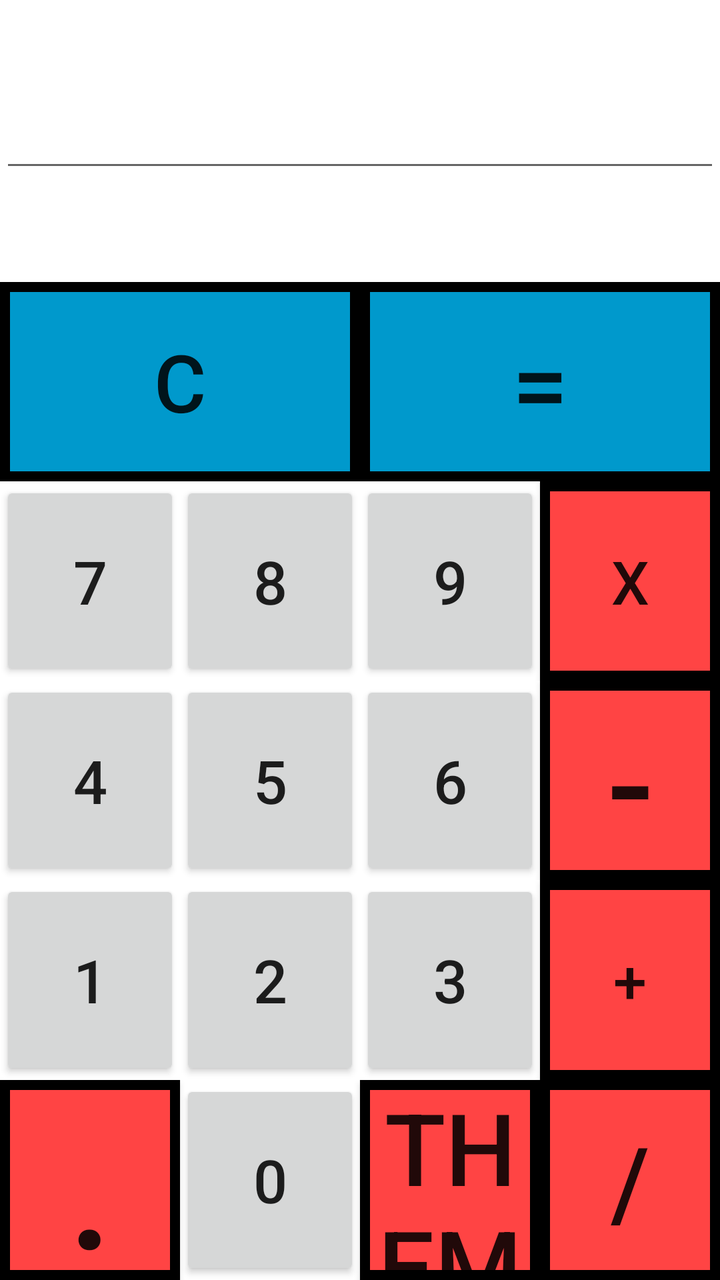
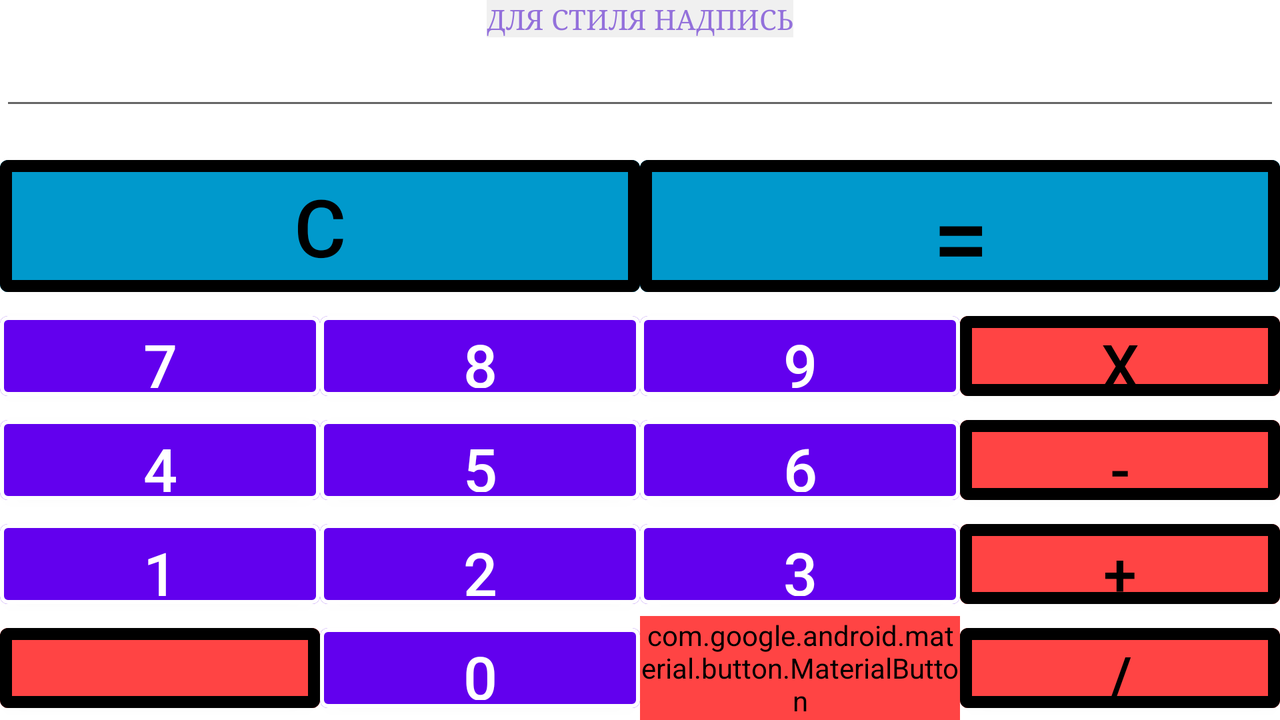

An Android layout and its configuration variant, each rendered on a device that would load it. The default file and the variant file are quoted in full after the pictures.
<!-- AndroidManifest.xml: application theme AppTheme -->
<!-- res/layout/activity_main.xml -->
<?xml version="1.0" encoding="utf-8"?>
<LinearLayout
    xmlns:android="http://schemas.android.com/apk/res/android"
    xmlns:app="http://schemas.android.com/apk/res-auto"
    xmlns:tools="http://schemas.android.com/tools"
    android:layout_width="match_parent"
    android:layout_height="match_parent"
    android:orientation="vertical"
    android:background="@drawable/kek"
    tools:context=".MainActivity">

    <LinearLayout
        android:layout_width="match_parent"
        android:layout_height="wrap_content"
        android:layout_weight="2">

        <EditText
            android:id="@+id/edit1"
            android:layout_width="match_parent"
            android:layout_height="wrap_content"
            android:layout_gravity="center"/>


    </LinearLayout>

    <LinearLayout
        android:layout_width="match_parent"
        android:layout_height="0dp"
        android:orientation="vertical"
        android:layout_weight="10">

        <LinearLayout
            android:layout_width="match_parent"
            android:layout_height="0dp"
            android:layout_weight="1">

            <androidx.appcompat.widget.AppCompatButton
                android:id="@+id/clear"
                android:layout_width="0dp"
                android:layout_height="match_parent"
                android:layout_weight="1"
                android:background="@drawable/button_border"
                android:text="@string/txt1_1"
                android:textSize="40sp" />

            <androidx.appcompat.widget.AppCompatButton
                android:id="@+id/equal"
                android:layout_width="0dp"
                android:layout_height="match_parent"
                android:layout_weight="1"
                android:background="@drawable/button_border"
                android:text="@string/txt2"
                android:textSize="50sp"/>

        </LinearLayout>
        <LinearLayout
            android:layout_width="match_parent"
            android:layout_height="0dp"
            android:layout_weight="1">

            <Button
                android:id="@+id/btn7"
                android:layout_width="0dp"
                android:layout_height="match_parent"
                android:layout_weight="1"
                android:text="@string/txt3"
                android:textSize="30sp"/>

            <Button
                android:id="@+id/btn8"
                android:layout_width="0dp"
                android:layout_height="match_parent"
                android:layout_weight="1"
                android:text="@string/txt4"
                android:textSize="30sp"/>

            <Button
                android:id="@+id/btn9"
                android:layout_width="0dp"
                android:layout_height="match_parent"
                android:layout_weight="1"
                android:text="@string/txt5"
                android:textSize="30sp"/>

            <androidx.appcompat.widget.AppCompatButton
                android:id="@+id/multiply"
                android:layout_width="0dp"
                android:layout_height="match_parent"
                android:layout_weight="1"
                android:textSize="30sp"
                android:background="@drawable/but_border"
                android:text="@string/txt6" />

        </LinearLayout>

        <LinearLayout
            android:layout_width="match_parent"
            android:layout_height="0dp"
            android:layout_weight="1">

            <Button
                android:id="@+id/btn4"
                android:layout_width="0dp"
                android:layout_height="match_parent"
                android:layout_weight="1"
                android:text="@string/txt7"
                android:textSize="30sp" />

            <Button
                android:id="@+id/btn5"
                android:layout_width="0dp"
                android:layout_height="match_parent"
                android:layout_weight="1"
                android:text="@string/txt8"
                android:textSize="30sp" />

            <Button
                android:id="@+id/btn6"
                android:layout_width="0dp"
                android:layout_height="match_parent"
                android:layout_weight="1"
                android:text="@string/txt9"
                android:textSize="30sp" />

            <androidx.appcompat.widget.AppCompatButton
                android:id="@+id/minus"
                android:layout_width="0dp"
                android:layout_height="match_parent"
                android:layout_weight="1"
                android:textSize="70sp"
                android:background="@drawable/but_border"
                android:text="@string/txt10" />

        </LinearLayout>

        <LinearLayout
            android:layout_width="match_parent"
            android:layout_height="0dp"
            android:layout_weight="1">

            <Button
                android:id="@+id/btn1"
                android:layout_width="0dp"
                android:layout_height="match_parent"
                android:layout_weight="1"
                android:text="@string/txt11"
                android:textSize="30sp" />

            <Button
                android:id="@+id/btn2"
                android:layout_width="0dp"
                android:layout_height="match_parent"
                android:layout_weight="1"
                android:text="@string/txt12"
                android:textSize="30sp" />

            <Button
                android:id="@+id/btn3"
                android:layout_width="0dp"
                android:layout_height="match_parent"
                android:layout_weight="1"
                android:text="@string/txt13"
                android:textSize="30sp" />

            <androidx.appcompat.widget.AppCompatButton
                android:id="@+id/plus"
                android:layout_width="0dp"
                android:layout_height="match_parent"
                android:layout_weight="1"
                android:textSize="30sp"
                android:background="@drawable/but_border"
                android:text="@string/txt14" />

        </LinearLayout>

        <LinearLayout
            android:layout_width="match_parent"
            android:layout_height="0dp"
            android:layout_weight="1">

            <androidx.appcompat.widget.AppCompatButton
                android:id="@+id/decimal"
                android:layout_width="0dp"
                android:layout_height="match_parent"
                android:layout_weight="1"
                android:textSize="80sp"
                android:background="@drawable/but_border"
                android:text="@string/txt15"/>

            <Button
                android:id="@+id/btn0"
                android:layout_width="0dp"
                android:layout_height="match_parent"
                android:layout_weight="1"
                android:text="@string/txt16"
                android:textSize="30sp" />

            <androidx.appcompat.widget.AppCompatButton
                android:id="@+id/pow"
                android:layout_width="0dp"
                android:layout_height="match_parent"
                android:layout_weight="1"
                android:textSize="50sp"
                android:text="@string/txtxtx"
                android:background="@drawable/but_border"/>

            <androidx.appcompat.widget.AppCompatButton
                android:id="@+id/division"
                android:layout_width="0dp"
                android:layout_height="match_parent"
                android:layout_weight="1"
                android:textSize="50sp"
                android:text="@string/txt18"
                android:background="@drawable/but_border" />

        </LinearLayout>

    </LinearLayout>

</LinearLayout>
<!-- resources referenced by this layout -->
<resources>
  <!-- drawable but_border (drawable) -->
  <?xml version="1.0" encoding="utf-8"?>
  <shape xmlns:android="http://schemas.android.com/apk/res/android"
      android:shape="rectangle" >
  
      <solid android:color="#ffff4444" />
  
      <stroke
          android:width="5dp"
          android:color="#FF000000" />
  
  </shape>
  <!-- drawable button_border (drawable) -->
  <?xml version="1.0" encoding="utf-8"?>
  <shape xmlns:android="http://schemas.android.com/apk/res/android"
      android:shape="rectangle" >
  
      <solid android:color="#ff0099cc" />
  
      <stroke
          android:width="5dp"
          android:color="#FF000000" />
  
  </shape>
  <string name="txt10">-</string>
  <string name="txt11">1</string>
  <string name="txt12">2</string>
  <string name="txt13">3</string>
  <string name="txt14">+</string>
  <string name="txt15">.</string>
  <string name="txt16">0</string>
  <string name="txt18">/</string>
  <string name="txt1_1">C</string>
  <string name="txt2">=</string>
  <string name="txt3">7</string>
  <string name="txt4">8</string>
  <string name="txt5">9</string>
  <string name="txt6">X</string>
  <string name="txt7">4</string>
  <string name="txt8">5</string>
  <string name="txt9">6</string>
  <string name="txtxtx">Theme</string>
  <style name="AppTheme" parent="Theme.MaterialComponents.Light.DarkActionBar">
          
          <item name="colorPrimary">@color/colorPrimary</item>
          <item name="colorPrimaryDark">@color/colorPrimaryDark</item>
          <item name="colorAccent">@color/colorAccent</item>
      </style>
  <color name="colorPrimary">#FF6200EE</color>
  <color name="colorPrimaryDark">#3700B3</color>
  <color name="colorAccent">#FF03DAC5</color>
</resources>
<!-- res/layout-land/activity_main.xml (the author's variant of the layout above) -->
<!-- drawn on the phone turned sideways -->
<?xml version="1.0" encoding="utf-8"?>
<LinearLayout xmlns:android="http://schemas.android.com/apk/res/android"
    xmlns:app="http://schemas.android.com/apk/res-auto"
    xmlns:tools="http://schemas.android.com/tools"
    android:layout_width="match_parent"
    android:layout_height="match_parent"
    android:background="@drawable/kek"
    android:orientation="vertical"
    tools:context=".MainActivity">

    <LinearLayout
        android:layout_width="match_parent"
        android:layout_height="wrap_content"
        android:layout_weight="2"
        android:orientation="vertical">

        <TextView
            style="@style/mTextViewStyle"
            android:layout_width="wrap_content"
            android:layout_height="wrap_content"
            android:layout_gravity="center"
            android:text="@string/txt_top" />

        <EditText
            android:id="@+id/edit1"
            android:layout_width="match_parent"
            android:layout_height="wrap_content"
            android:layout_gravity="center" />


    </LinearLayout>

    <LinearLayout
        android:layout_width="match_parent"
        android:layout_height="@dimen/zero"
        android:layout_weight="40"
        android:orientation="vertical">

        <LinearLayout
            android:layout_width="match_parent"
            android:layout_height="@dimen/dim1"
            android:layout_weight="3">

            <com.google.android.material.button.MaterialButton
                android:id="@+id/clear"
                android:layout_width="@dimen/dim2"
                android:layout_height="match_parent"
                android:layout_weight="1"
                android:backgroundTint="@color/blus"
                android:text="@string/txt1_1"
                android:textColor="@color/black"
                android:textSize="@dimen/dim4"
                app:strokeColor="@color/black"
                app:strokeWidth="@dimen/dim3" />

            <com.google.android.material.button.MaterialButton
                android:id="@+id/equal"
                android:layout_width="@dimen/dim5"
                android:layout_height="match_parent"
                android:layout_weight="1"
                android:backgroundTint="@color/blus"
                android:text="@string/txt2"
                android:textColor="@color/black"
                android:textSize="@dimen/dim7"
                app:strokeColor="@color/black"
                app:strokeWidth="@dimen/dim6" />

        </LinearLayout>

        <LinearLayout
            android:layout_width="match_parent"
            android:layout_height="@dimen/dim8"
            android:layout_weight="2">

            <com.google.android.material.button.MaterialButton
                android:id="@+id/btn7"
                android:layout_width="@dimen/dim9"
                android:layout_height="match_parent"
                android:layout_weight="1"
                android:text="@string/txt3"
                android:textSize="@dimen/dim10"
                app:strokeColor="@color/white"
                app:strokeWidth="@dimen/dim11" />

            <com.google.android.material.button.MaterialButton
                android:id="@+id/btn8"
                android:layout_width="@dimen/dim12"
                android:layout_height="match_parent"
                android:layout_weight="1"
                android:text="@string/txt4"
                android:textSize="@dimen/dim14"
                app:strokeColor="@color/white"
                app:strokeWidth="@dimen/dim13" />

            <com.google.android.material.button.MaterialButton
                android:id="@+id/btn9"
                android:layout_width="@dimen/dim16"
                android:layout_height="match_parent"
                android:layout_weight="1"
                android:text="@string/txt5"
                android:textSize="@dimen/dim17"
                app:strokeColor="@color/white"
                app:strokeWidth="@dimen/dim15" />

            <com.google.android.material.button.MaterialButton
                android:id="@+id/multiply"
                android:layout_width="@dimen/dim18"
                android:layout_height="match_parent"
                android:layout_weight="1"
                android:backgroundTint="@color/reds"
                android:text="@string/txt6"
                android:textColor="@color/black"
                android:textSize="@dimen/dim19"
                app:strokeColor="@color/black"
                app:strokeWidth="@dimen/dim20" />

        </LinearLayout>

        <LinearLayout
            android:layout_width="match_parent"
            android:layout_height="@dimen/dim21"
            android:layout_weight="2">

            <com.google.android.material.button.MaterialButton
                android:id="@+id/btn4"
                android:layout_width="@dimen/dim22"
                android:layout_height="match_parent"
                android:layout_weight="1"
                android:text="@string/txt7"
                android:textSize="@dimen/dim24"
                app:strokeColor="@color/white"
                app:strokeWidth="@dimen/dim23" />

            <com.google.android.material.button.MaterialButton
                android:id="@+id/btn5"
                android:layout_width="@dimen/dim25"
                android:layout_height="match_parent"
                android:layout_weight="1"
                android:text="@string/txt8"
                android:textSize="@dimen/dim27"
                app:strokeColor="@color/white"
                app:strokeWidth="@dimen/dim26" />

            <com.google.android.material.button.MaterialButton
                android:id="@+id/btn6"
                android:layout_width="@dimen/dim28"
                android:layout_height="match_parent"
                android:layout_weight="1"
                android:text="@string/txt9"
                android:textSize="@dimen/dim30"
                app:strokeColor="@color/white"
                app:strokeWidth="@dimen/dim29" />

            <com.google.android.material.button.MaterialButton
                android:id="@+id/minus"
                android:layout_width="@dimen/dim31"
                android:layout_height="match_parent"
                android:layout_weight="1"
                android:backgroundTint="@color/reds"
                android:text="@string/txt10"
                android:textColor="@color/black"
                android:textSize="@dimen/dim32"
                app:strokeColor="@color/black"
                app:strokeWidth="@dimen/dim33" />

        </LinearLayout>

        <LinearLayout
            android:layout_width="match_parent"
            android:layout_height="@dimen/dim34"
            android:layout_weight="2">

            <com.google.android.material.button.MaterialButton
                android:id="@+id/btn1"
                android:layout_width="@dimen/dim35"
                android:layout_height="match_parent"
                android:layout_weight="1"
                android:text="@string/txt11"
                android:textSize="@dimen/dim37"
                app:strokeColor="@color/white"
                app:strokeWidth="@dimen/dim36" />

            <com.google.android.material.button.MaterialButton
                android:id="@+id/btn2"
                android:layout_width="@dimen/dim38"
                android:layout_height="match_parent"
                android:layout_weight="1"
                android:text="@string/txt12"
                android:textSize="@dimen/dim40"
                app:strokeColor="@color/white"
                app:strokeWidth="@dimen/dim39" />

            <com.google.android.material.button.MaterialButton
                android:id="@+id/btn3"
                android:layout_width="@dimen/dim41"
                android:layout_height="match_parent"
                android:layout_weight="1"
                android:text="@string/txt13"
                android:textSize="@dimen/dim43"
                app:strokeColor="@color/white"
                app:strokeWidth="@dimen/dim42" />

            <com.google.android.material.button.MaterialButton
                android:id="@+id/plus"
                android:layout_width="@dimen/dim44"
                android:layout_height="match_parent"
                android:layout_weight="1"
                android:backgroundTint="@color/reds"
                android:text="@string/txt14"
                android:textColor="@color/black"
                android:textSize="@dimen/dim45"
                app:strokeColor="@color/black"
                app:strokeWidth="@dimen/dim46" />

        </LinearLayout>

        <LinearLayout
            android:layout_width="match_parent"
            android:layout_height="@dimen/dim47"
            android:layout_weight="2">

            <com.google.android.material.button.MaterialButton
                android:id="@+id/decimal"
                android:layout_width="@dimen/dim48"
                android:layout_height="match_parent"
                android:layout_weight="1"
                android:backgroundTint="@color/reds"
                android:text="@string/txt15"
                android:textColor="@color/black"
                android:textSize="@dimen/dim49"
                app:strokeColor="@color/black"
                app:strokeWidth="@dimen/dim50" />

            <com.google.android.material.button.MaterialButton
                android:id="@+id/btn0"
                android:layout_width="@dimen/dim51"
                android:layout_height="match_parent"
                android:layout_weight="1"
                android:text="@string/txt16"
                android:textSize="@dimen/dim53"
                app:strokeColor="@color/white"
                app:strokeWidth="@dimen/dim52" />

            <com.google.android.material.button.MaterialButton
                android:id="@+id/pow"
                android:layout_width="@dimen/dim54"
                android:layout_height="match_parent"
                android:layout_weight="1"
                android:backgroundTint="@color/reds"
                android:text="@string/txtxtx"
                android:textColor="@color/MidnightBlue"
                android:textSize="@dimen/dim55"
                app:strokeColor="@color/black"
                app:strokeWidth="@dimen/dim56" />

            <com.google.android.material.button.MaterialButton
                android:id="@+id/division"
                android:layout_width="@dimen/dim57"
                android:layout_height="match_parent"
                android:layout_weight="1"
                android:backgroundTint="@color/reds"
                android:text="@string/txt18"
                android:textColor="@color/black"
                android:textSize="@dimen/dim58"
                app:strokeColor="@color/black"
                app:strokeWidth="@dimen/dim59" />

        </LinearLayout>

    </LinearLayout>

</LinearLayout>
<!-- resources referenced by the variant -->
<!-- as the phone turned sideways resolves them -->
<resources>
  <color name="black">#FF000000</color>
  <color name="blus">#ff0099cc</color>
  <color name="reds">#ffff4444</color>
  <color name="white">#FFFFFFFF</color>
  <dimen name="dim1">0dp</dimen>
  <dimen name="dim10">30sp</dimen>
  <dimen name="dim11">2dp</dimen>
  <dimen name="dim12">0dp</dimen>
  <dimen name="dim13">2dp</dimen>
  <dimen name="dim14">30sp</dimen>
  <dimen name="dim15">2dp</dimen>
  <dimen name="dim16">0dp</dimen>
  <dimen name="dim17">30sp</dimen>
  <dimen name="dim18">0dp</dimen>
  <dimen name="dim19">30sp</dimen>
  <dimen name="dim2">0dp</dimen>
  <dimen name="dim20">6dp</dimen>
  <dimen name="dim21">0dp</dimen>
  <dimen name="dim22">0dp</dimen>
  <dimen name="dim23">2dp</dimen>
  <dimen name="dim24">30sp</dimen>
  <dimen name="dim25">0dp</dimen>
  <dimen name="dim26">2dp</dimen>
  <dimen name="dim27">30sp</dimen>
  <dimen name="dim28">0dp</dimen>
  <dimen name="dim29">2dp</dimen>
  <dimen name="dim3">6dp</dimen>
  <dimen name="dim30">30sp</dimen>
  <dimen name="dim31">0dp</dimen>
  <dimen name="dim32">30sp</dimen>
  <dimen name="dim33">6dp</dimen>
  <dimen name="dim34">0dp</dimen>
  <dimen name="dim35">0dp</dimen>
  <dimen name="dim36">2dp</dimen>
  <dimen name="dim37">30sp</dimen>
  <dimen name="dim38">0dp</dimen>
  <dimen name="dim39">2dp</dimen>
  <dimen name="dim4">40sp</dimen>
  <dimen name="dim40">30sp</dimen>
  <dimen name="dim41">0dp</dimen>
  <dimen name="dim42">2dp</dimen>
  <dimen name="dim43">30sp</dimen>
  <dimen name="dim44">0dp</dimen>
  <dimen name="dim45">30sp</dimen>
  <dimen name="dim46">6dp</dimen>
  <dimen name="dim47">0dp</dimen>
  <dimen name="dim48">0dp</dimen>
  <dimen name="dim49">35sp</dimen>
  <dimen name="dim5">0dp</dimen>
  <dimen name="dim50">6dp</dimen>
  <dimen name="dim51">0dp</dimen>
  <dimen name="dim52">2dp</dimen>
  <dimen name="dim53">30sp</dimen>
  <dimen name="dim54">0dp</dimen>
  <dimen name="dim55">16sp</dimen>
  <dimen name="dim56">6dp</dimen>
  <dimen name="dim57">0dp</dimen>
  <dimen name="dim58">30sp</dimen>
  <dimen name="dim59">6dp</dimen>
  <dimen name="dim6">6dp</dimen>
  <dimen name="dim7">50sp</dimen>
  <dimen name="dim8">0dp</dimen>
  <dimen name="dim9">0dp</dimen>
  <dimen name="zero">0dp</dimen>
  <string name="txt10">-</string>
  <string name="txt11">1</string>
  <string name="txt12">2</string>
  <string name="txt13">3</string>
  <string name="txt14">+</string>
  <string name="txt15">.</string>
  <string name="txt16">0</string>
  <string name="txt18">/</string>
  <string name="txt1_1">C</string>
  <string name="txt2">=</string>
  <string name="txt3">7</string>
  <string name="txt4">8</string>
  <string name="txt5">9</string>
  <string name="txt6">X</string>
  <string name="txt7">4</string>
  <string name="txt8">5</string>
  <string name="txt9">6</string>
  <string name="txt_top">ДЛЯ СТИЛЯ НАДПИСЬ</string>
  <string name="txtxtx">Theme</string>
  <style name="mTextViewStyle">
          <item name="android:layout_width">match_parent</item>
          <item name="android:layout_height">120dp</item>
          <item name="android:textColor">#9370DB</item>
          <item name="android:typeface">serif</item>
          <item name="android:background">#f0f0f0</item>
      </style>
  <style name="AppTheme" parent="Theme.MaterialComponents.Light.DarkActionBar">
          
          <item name="colorPrimary">@color/colorPrimary</item>
          <item name="colorPrimaryDark">@color/colorPrimaryDark</item>
          <item name="colorAccent">@color/colorAccent</item>
      </style>
  <color name="colorPrimary">#FF6200EE</color>
  <color name="colorPrimaryDark">#3700B3</color>
  <color name="colorAccent">#FF03DAC5</color>
</resources>
